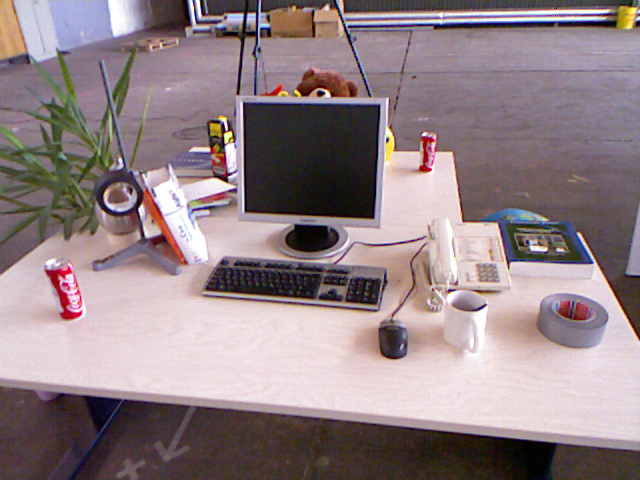
#> input picture 1.png, 640 x 480 px
$ python main.py
#> lines starting #> are read from the running program, lines starting #| are printed output that depends on the picture; long printed decimals are rounded
### GLCM.py
import math
import numpy as np


class GLCMFeature:
    def __init__(self):
        self.ASM = 0.0
        self.CON = 0.0
        self.IDM = 0.0
        self.ENT = 0.0
        self.COR = 0.0
        self.k = 0.0

class GLCM:

    def __init__(self):
        self.MY_GRAYLEVEL = 256
        self.mat_hori = np.zeros((self.MY_GRAYLEVEL, self.MY_GRAYLEVEL), dtype=float)
        self.mat_ver = np.zeros((self.MY_GRAYLEVEL, self.MY_GRAYLEVEL), dtype=float)
        self.mat_ang45 = np.zeros((self.MY_GRAYLEVEL, self.MY_GRAYLEVEL), dtype=float)
        self.mat_ang135 = np.zeros((self.MY_GRAYLEVEL, self.MY_GRAYLEVEL), dtype=float)


    def calGLCM(self, mat_in):

        self._getHorizonGLCM(mat_in)
        self._getVerticalGLCM(mat_in)
        self._getGLCM45(mat_in)
        self._getGLCM135(mat_in)

        f_h = self.calFeature(self.mat_hori)
        f_v = self.calFeature(self.mat_ver)
        f_45 = self.calFeature(self.mat_ang45)
        f_135 = self.calFeature(self.mat_ang135)

        k = (f_h.k + f_v.k + f_45.k + f_135.k)/4.0
        return k

    def calFeature(self, mat_in):
        feature = GLCMFeature()
        ux = 0.0
        uy = 0.0

        for i in range(0, self.MY_GRAYLEVEL):
            for j in range(0, self.MY_GRAYLEVEL):
                feature.ASM += pow(mat_in[i,j], 2)
                feature.CON += pow(i-j, 2) * mat_in[i,j]
                feature.IDM += mat_in[i,j] / (1+pow(i-j, 2))
                ux += i * mat_in[i,j]
                uy += j * mat_in[i,j]

        for i in range(0, self.MY_GRAYLEVEL):
            for j in range(0, self.MY_GRAYLEVEL):
                if(mat_in[i,j] > 0):
                    feature.ENT += -mat_in[i,j] * math.log(mat_in[i,j], 2)

        sigma_x = 0.0
        sigma_y = 0.0

        for i in range(0, self.MY_GRAYLEVEL):
            for j in range(0, self.MY_GRAYLEVEL):
                sigma_x += pow(i-ux, 2)*mat_in[i,j]
                sigma_y += pow(i-uy, 2)*mat_in[i,j]
                feature.COR += i * j * mat_in[i,j]

        if feature.COR-ux*uy > 0:
            feature.COR = (feature.COR - ux*uy)/(sigma_x * sigma_y)
        else:
            feature.COR = 0.0

        feature.k = feature.CON + feature.ENT - feature.IDM - feature.COR - feature.ASM
        return feature


    def _getHorizonGLCM(self, src_mat):

        row = src_mat.shape[0]
        col = src_mat.shape[1]

        for i in range(0, row):
            for j in range(0, col):
                vi = src_mat[i,j]
                if j + 1 < col-1:
                    vj = src_mat[i, j+1]
                    self.mat_hori[vi, vj] += 1.0
                if j - 1 >= 0:
                    vj = src_mat[i, j-1]
                    self.mat_hori[vi, vj] += 1.0

        self.mat_hori = self._normalization(self.mat_hori)

    def _getVerticalGLCM(self, src_mat):
        row = src_mat.shape[0]
        col = src_mat.shape[1]

        for i in range(0, row):
            for j in range(0, col):
                vi = src_mat[i,j]
                if i + 1 < row-1:
                    vj = src_mat[i+1, j]
                    self.mat_ver[vi, vj] += 1.0
                if i - 1 >= 0:
                    vj = src_mat[i-1, j]
                    self.mat_ver[vi, vj] += 1.0

        self.mat_ver = self._normalization(self.mat_ver)


    def _getGLCM45(self, src_mat):
        row = src_mat.shape[0]
        col = src_mat.shape[1]

        for i in range(0, row):
            for j in range(0, col):
                vi = src_mat[i, j]
                if i - 1 >= 0 and j + 1 < col-1:
                    vj = src_mat[i-1, j+1]
                    self.mat_ang45[vi, vj] += 1.0
                if i + 1 < row-1 and j - 1 >= 0:
                    vj = src_mat[i+1, j-1]
                    self.mat_ang45[vi, vj] += 1.0
        self.mat_ang45 = self._normalization(self.mat_ang45)


    def _getGLCM135(self, src_mat):
        row = src_mat.shape[0]
        col = src_mat.shape[1]

        for i in range(0, row):
            for j in range(0, col):
                vi = src_mat[i, j]
                if i + 1 <= row-1 and j + 1 < col-1:
                    vj = src_mat[i+1, j+1]
                    self.mat_ang135[vi, vj] += 1.0
                if i - 1 >= 0 and j - 1 >= 0:
                    vj = src_mat[i-1, j-1]
                    self.mat_ang135[vi, vj] += 1.0
        self.mat_ang135 = self._normalization(self.mat_ang135)


    def _normalization(self, mat):

        row = mat.shape[0]
        col = mat.shape[1]
        total = 0.0
        for i in range(0, row):
            for j in range(0, col):
                total += mat[i,j]

        for i in range(0, row):
            for j in range(0, col):
                mat[i,j] = mat[i,j] / total

        return mat

### main.py
import cv2
import GLCM
import numpy as np

if __name__ == '__main__':
    im = cv2.imread('1.png')
#> im is the input picture: shape (480, 640, 3); mean B, G, R 133.9, 129.9, 146.3
    im_gray = np.array(cv2.cvtColor(im, cv2.COLOR_RGB2GRAY))
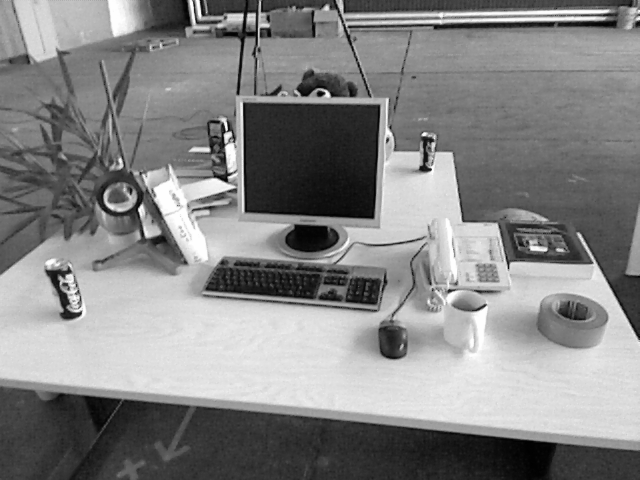
#> im_gray: shape (480, 640); min 1, max 254, mean 132.9

    glcm = GLCM.GLCM()
    k = glcm.calGLCM(im_gray)
#> after the loop in _getHorizonGLCM, `for i in range(0, row):`:
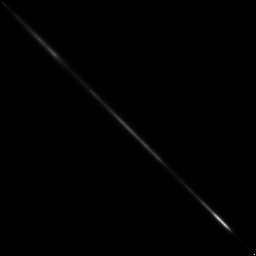
#> self.mat_hori: shape (256, 256) float64; min 0, max 2168, mean 9.4; drawn with min black and max white
#> after the loop in _normalization, `for i in range(0, row):`: total = 612960
#> after the loop in calFeature, `for i in range(0, self.MY_GRAYLEVEL):`: feature.ASM = 0.000599; feature.CON = 133.3; feature.IDM = 0.365; ux = 132.9
#> after the loop in calFeature, `for i in range(0, self.MY_GRAYLEVEL):`: feature.ENT = 11.87
#> after the loop in calFeature, `for i in range(0, self.MY_GRAYLEVEL):`: feature.COR = 22186.9; sigma_x = 4578.4
#> in calFeature, `feature.COR = (feature.COR - ux*uy)/(sigma_x * sigma_y)`: feature.COR = 0.000215
#> in calFeature, `feature.k = feature.CON + feature.ENT - feature.IDM - feature.COR - fe..`: feature.k = 144.8
#> in calGLCM, `k = (f_h.k + f_v.k + f_45.k + f_135.k)/4.0`: k = 223.7
#> k = 223.7

    print('k is: ' + str(k))
#| k is: 223.743

    cv2.waitKey(0)
